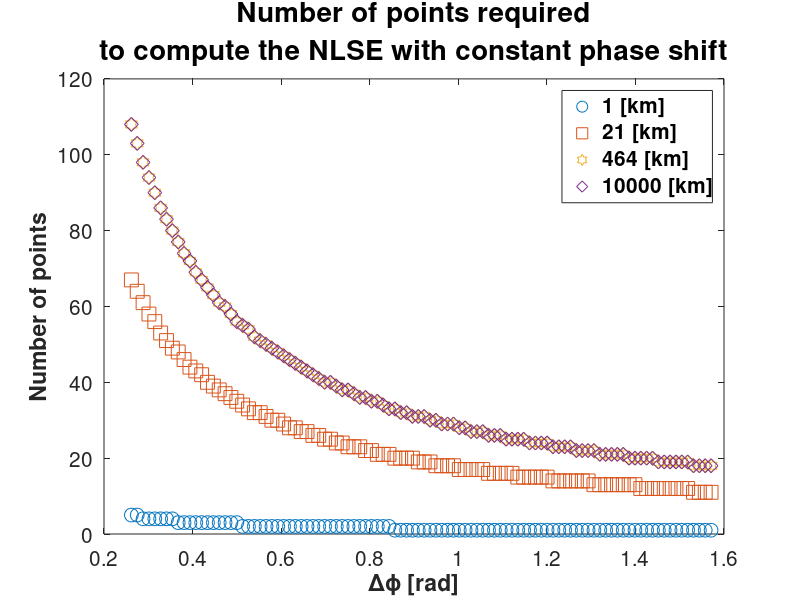

Recreate this plot in MATLAB.
clear all
close all
clc

alpha_dB  = 0.2/1000;% [dB/m]
alpha_lin = log(10)/10*alpha_dB;% [m⁻¹]
P0        = 1e0;% [W]
gamma     = 1.3/1000;% [W⁻¹.m⁻¹]
delta_phi = linspace(pi/6,pi/2,3);% [rad]
delta_z   = 0;linspace(0,1e4,10);% [m]
%%  
%%for k=1:length(delta_phi)
%%  dz2(k,:)  = -1/alpha_lin*log(1-alpha_lin*delta_phi(k)/gamma/P0*exp(alpha_lin*delta_z));
%%endfor
%% 
%%markers = cellstr(["o";"s";"h";"^";"d"]); 
%%figure
%%hold on
%%for k=1:length(delta_phi)
%%  plot(delta_z/1000,dz2(k,:)/1000,'color',[1,1,1]*exp(-0.4*k),"linewidth",20*exp(-0.5*k),"marker",markers{k})
%%endfor
%%xlabel("delta z [km]","fontsize",20,"fontweight","bold")
%%ylabel("dz2 [km]","fontsize",20,"fontweight","bold")
%%set(gca,"fontsize",15)
%%

dphi  = linspace(pi/12,pi/2,1e2);
L     = (floor(logspace(3,7,4)/1e3))*1e3;
leg_items = {};
for k=1:length(L)
  leg_items{k} = strcat(num2str(L(k)/1e3),' [km]');
endfor
markers = cellstr(["o";"s";"h";"d"]); 

for j=1:length(L)
  for k=1:length(dphi)
    N(j,k)    = round(gamma*P0/(alpha_lin*dphi(k))*(1-exp(-alpha_lin*L(j))));
  endfor
endfor

figure
plot(dphi,N,markers,"markersize",10)
leg = legend(leg_items)
xlabel("Δϕ [rad]","fontsize",20,"fontweight","bold")
ylabel("Number of points","fontsize",20,"fontweight","bold")
set(gca,"fontsize",15)
set(leg,"fontsize",15,'fontweight','bold')
title({"Number of points required","to compute the NLSE with constant phase shift"},"fontsize",20)
%%
%%n1 = 1:N(1);
%%n2 = 1:N(2);
%%n3 = 1:N(3);
%%
%%for k=1:length(dphi)
%%  zn1(k,:) = -1/alpha_lin*log(1-n1*alpha_lin*dphi(k)/(gamma*P0));
%%  zn2(k,:) = -1/alpha_lin*log(1-n2*alpha_lin*dphi(k)/(gamma*P0));
%%  zn3(k,:) = -1/alpha_lin*log(1-n3*alpha_lin*dphi(k)/(gamma*P0));
%%endfor
%%
%%figure
%%hold on
%%plot(n1,zn1(1,:)/1000)
%%plot(n1,zn1(2,:)/1000)
%%plot(n1,zn1(3,:)/1000)


